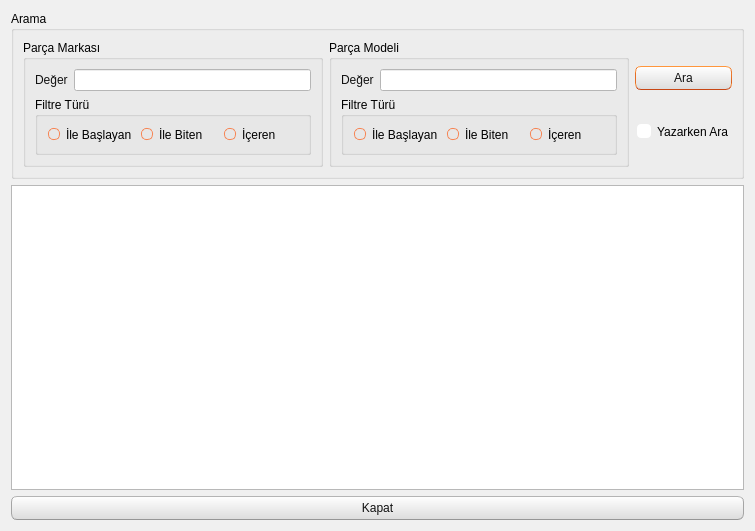
<?xml version="1.0" encoding="UTF-8"?>
<ui version="4.0">
 <class>TKNKlavyeListe</class>
 <widget class="QDialog" name="TKNKlavyeListe">
  <property name="geometry">
   <rect>
    <x>0</x>
    <y>0</y>
    <width>755</width>
    <height>531</height>
   </rect>
  </property>
  <property name="windowTitle">
   <string>Dialog</string>
  </property>
  <property name="styleSheet">
   <string notr="true">/*
Ubuntu Style Sheet for QT Applications
Author: Jaime A. Quiroga P.
Company: GTRONICK
Last updated: 09/10/2019 (dd/mm/yyyy), 12:31.
Available at: https://github.com/GTRONICK/QSS/blob/master/Ubuntu.qss
*/
QMainWindow {
	background-color:#f0f0f0;
}
QCheckBox {
	padding:2px;
}
QCheckBox:hover {
	border:1px solid rgb(255,150,60);
	border-radius:4px;
	padding: 1px;
	background-color:qlineargradient(spread:pad, x1:0.5, y1:1, x2:0.5, y2:0, stop:0 rgba(190, 90, 50, 50), stop:1 rgba(250, 130, 40, 50));
}
QCheckBox::indicator:checked {
	border:1px solid rgb(246, 134, 86);
	border-radius:4px;
  	background-color:rgb(246, 134, 86)
}
QCheckBox::indicator:unchecked {
	border-width:1px solid rgb(246, 134, 86);
	border-radius:4px;
  	background-color:rgb(255,255,255);
}
QColorDialog {
	background-color:#f0f0f0;
}
QComboBox {
	color:rgb(81,72,65);
	background: #ffffff;
}
QComboBox:editable {
	selection-color:rgb(81,72,65);
	selection-background-color: #ffffff;
}
QComboBox QAbstractItemView {
	selection-color: #ffffff;
	selection-background-color: rgb(246, 134, 86);
}
QComboBox:!editable:on, QComboBox::drop-down:editable:on {
	color:  #1e1d23;	
}
QDateTimeEdit, QDateEdit, QDoubleSpinBox, QFontComboBox {
	color:rgb(81,72,65);
	background-color: #ffffff;
}

QDialog {
	background-color:#f0f0f0;
}

QLabel,QLineEdit {
	color:rgb(17,17,17);
}
QLineEdit {
	background-color:rgb(255,255,255);
	selection-background-color:rgb(236,116,64);
}
QMenuBar {
	color:rgb(223,219,210);
	background-color:rgb(65,64,59);
}
QMenuBar::item {
	padding-top:4px;
	padding-left:4px;
	padding-right:4px;
	color:rgb(223,219,210);
	background-color:rgb(65,64,59);
}
QMenuBar::item:selected {
	color:rgb(255,255,255);
	padding-top:2px;
	padding-left:2px;
	padding-right:2px;
	border-top-width:2px;
	border-left-width:2px;
	border-right-width:2px;
	border-top-right-radius:4px;
	border-top-left-radius:4px;
	border-style:solid;
	background-color:rgb(65,64,59);
	border-top-color: rgb(47,47,44);
	border-right-color: qlineargradient(spread:pad, x1:0, y1:1, x2:1, y2:0, stop:0 rgba(90, 87, 78, 255), stop:1 rgba(47,47,44, 255));
	border-left-color:  qlineargradient(spread:pad, x1:1, y1:0, x2:0, y2:0, stop:0 rgba(90, 87, 78, 255), stop:1 rgba(47,47,44, 255));
}
QMenu {
	color:rgb(223,219,210);
	background-color:rgb(65,64,59);
}
QMenu::item {
	color:rgb(223,219,210);
	padding:4px 10px 4px 20px;
}
QMenu::item:selected {
	color:rgb(255,255,255);
	background-color: qlineargradient(spread:pad, x1:0.5, y1:1, x2:0.5, y2:0, stop:0 rgba(225, 108, 54, 255), stop:1 rgba(246, 134, 86, 255));
	border-style:solid;
	border-width:3px;
	padding:4px 7px 4px 17px;
	border-bottom-color:qlineargradient(spread:pad, x1:0.5, y1:1, x2:0.5, y2:0, stop:0 rgba(175,85,48,255), stop:1 rgba(236,114,67, 255));
	border-top-color:qlineargradient(spread:pad, x1:0.5, y1:1, x2:0.5, y2:0, stop:0 rgba(253,156,113,255), stop:1 rgba(205,90,46, 255));
	border-right-color:qlineargradient(spread:pad, x1:0, y1:0.5, x2:1, y2:0.5, stop:0 rgba(253,156,113,255), stop:1 rgba(205,90,46, 255));
	border-left-color:qlineargradient(spread:pad, x1:1, y1:0.5, x2:0, y2:0.5, stop:0 rgba(253,156,113,255), stop:1 rgba(205,90,46, 255));
}
QPlainTextEdit {
	border-width: 1px solid transparent;
	color:rgb(17,17,17);
	selection-background-color:rgb(236,116,64);
}
QProgressBar {
	text-align: center;
	color: rgb(0, 0, 0);
	border: 1px inset rgb(150,150,150); 
	border-radius: 10px;
	background-color:rgb(221,221,219);
}
QProgressBar::chunk:horizontal {
	background-color: qlineargradient(spread:pad, x1:0.5, y1:1, x2:0.5, y2:0, stop:0 rgba(225, 108, 54, 255), stop:1 rgba(246, 134, 86, 255));
	border:1px solid;
	border-radius:8px;
	border-bottom-color:qlineargradient(spread:pad, x1:0.5, y1:1, x2:0.5, y2:0, stop:0 rgba(175,85,48,255), stop:1 rgba(236,114,67, 255));
	border-top-color:qlineargradient(spread:pad, x1:0.5, y1:1, x2:0.5, y2:0, stop:0 rgba(253,156,113,255), stop:1 rgba(205,90,46, 255));
	border-right-color:qlineargradient(spread:pad, x1:0, y1:0.5, x2:1, y2:0.5, stop:0 rgba(253,156,113,255), stop:1 rgba(205,90,46, 255));
	border-left-color:qlineargradient(spread:pad, x1:1, y1:0.5, x2:0, y2:0.5, stop:0 rgba(253,156,113,255), stop:1 rgba(205,90,46, 255));
}
QPushButton{
	color:rgb(17,17,17);
	border-width: 1px;
	border-radius: 6px;
	border-bottom-color: rgb(150,150,150);
	border-right-color: rgb(165,165,165);
	border-left-color: rgb(165,165,165);
	border-top-color: rgb(180,180,180);
	border-style: solid;
	padding: 4px;
	background-color: qlineargradient(spread:pad, x1:0.5, y1:1, x2:0.5, y2:0, stop:0 rgba(220, 220, 220, 255), stop:1 rgba(255, 255, 255, 255));
}
QPushButton:hover{
	color:rgb(17,17,17);
	border-width: 1px;
	border-radius:6px;
	border-top-color: rgb(255,150,60);
	border-right-color: qlineargradient(spread:pad, x1:0, y1:1, x2:1, y2:0, stop:0 rgba(200, 70, 20, 255), stop:1 rgba(255,150,60, 255));
	border-left-color:  qlineargradient(spread:pad, x1:1, y1:0, x2:0, y2:0, stop:0 rgba(200, 70, 20, 255), stop:1 rgba(255,150,60, 255));
	border-bottom-color: rgb(200,70,20);
	border-style: solid;
	padding: 2px;
	background-color: qlineargradient(spread:pad, x1:0.5, y1:1, x2:0.5, y2:0, stop:0 rgba(220, 220, 220, 255), stop:1 rgba(255, 255, 255, 255));
}
QPushButton:default{
	color:rgb(17,17,17);
	border-width: 1px;
	border-radius:6px;
	border-top-color: rgb(255,150,60);
	border-right-color: qlineargradient(spread:pad, x1:0, y1:1, x2:1, y2:0, stop:0 rgba(200, 70, 20, 255), stop:1 rgba(255,150,60, 255));
	border-left-color:  qlineargradient(spread:pad, x1:1, y1:0, x2:0, y2:0, stop:0 rgba(200, 70, 20, 255), stop:1 rgba(255,150,60, 255));
	border-bottom-color: rgb(200,70,20);
	border-style: solid;
	padding: 2px;
	background-color: qlineargradient(spread:pad, x1:0.5, y1:1, x2:0.5, y2:0, stop:0 rgba(220, 220, 220, 255), stop:1 rgba(255, 255, 255, 255));
}
QPushButton:pressed{
	color:rgb(17,17,17);
	border-width: 1px;
	border-radius: 6px;
	border-width: 1px;
	border-top-color: rgba(255,150,60,200);
	border-right-color: qlineargradient(spread:pad, x1:0, y1:1, x2:1, y2:0, stop:0 rgba(200, 70, 20, 255), stop:1 rgba(255,150,60, 200));
	border-left-color:  qlineargradient(spread:pad, x1:1, y1:0, x2:0, y2:0, stop:0 rgba(200, 70, 20, 255), stop:1 rgba(255,150,60, 200));
	border-bottom-color: rgba(200,70,20,200);
	border-style: solid;
	padding: 2px;
	background-color: qlineargradient(spread:pad, x1:0.5, y1:0, x2:0.5, y2:1, stop:0 rgba(220, 220, 220, 255), stop:1 rgba(255, 255, 255, 255));
}
QPushButton:disabled{
	color:rgb(174,167,159);
	border-width: 1px;
	border-radius: 6px;
	background-color: qlineargradient(spread:pad, x1:0.5, y1:1, x2:0.5, y2:0, stop:0 rgba(200, 200, 200, 255), stop:1 rgba(230, 230, 230, 255));
}
QRadioButton {
	padding: 1px;
}
QRadioButton::indicator:checked {
	height: 10px;
	width: 10px;
	border-style:solid;
	border-radius:5px;
	border-width: 1px;
	border-color: rgba(246, 134, 86, 255);
	color: #a9b7c6;
	background-color:rgba(246, 134, 86, 255);
}
QRadioButton::indicator:!checked {
	height: 10px;
	width: 10px;
	border-style:solid;
	border-radius:5px;
	border-width: 1px;
	border-color: rgb(246, 134, 86);
	color: #a9b7c6;
	background-color: transparent;
}
QScrollArea {
	color: white;
	background-color:#f0f0f0;
}
QSlider::groove {
	border-style: solid;
	border-width: 1px;
	border-color: rgb(207,207,207);
}
QSlider::groove:horizontal {
	height: 5px;
	background: rgb(246, 134, 86);
}
QSlider::groove:vertical {
	width: 5px;
	background: rgb(246, 134, 86);
}
QSlider::handle:horizontal {
	background: rgb(253,253,253);
	border-style: solid;
	border-width: 1px;
	border-color: rgb(207,207,207);
	width: 12px;
	margin: -5px 0;
	border-radius: 7px;
}
QSlider::handle:vertical {
	background: rgb(253,253,253);
	border-style: solid;
	border-width: 1px;
	border-color: rgb(207,207,207);
	height: 12px;
	margin: 0 -5px;
	border-radius: 7px;
}
QSlider::add-page:horizontal, QSlider::add-page:vertical {
 	background: white;
}
QSlider::sub-page:horizontal, QSlider::sub-page:vertical {
	background: rgb(246, 134, 86);
}
QStatusBar, QSpinBox {
	color:rgb(81,72,65);
}
QSpinBox {
	background-color: #ffffff;
}
QScrollBar:horizontal {
	max-height: 20px;
	border: 1px transparent;
	margin: 0px 20px 0px 20px;
}
QScrollBar::handle:horizontal {
	background: rgb(253,253,253);
	border: 1px solid rgb(207,207,207);
	border-radius: 7px;
	min-width: 25px;
}
QScrollBar::handle:horizontal:hover {
	background: rgb(253,253,253);
	border: 1px solid rgb(255,150,60);
	border-radius: 7px;
	min-width: 25px;
}
QScrollBar::add-line:horizontal {
  	border: 1px solid rgb(207,207,207);
  	border-top-right-radius: 7px;
  	border-top-left-radius: 7px;
  	border-bottom-right-radius: 7px;
  	background: rgb(255, 255, 255);
  	width: 20px;
  	subcontrol-position: right;
  	subcontrol-origin: margin;
}
QScrollBar::add-line:horizontal:hover {
  	border: 1px solid rgb(255,150,60);
  	border-top-right-radius: 7px;
  	border-top-left-radius: 7px;
  	border-bottom-right-radius: 7px;
  	background: rgb(255, 255, 255);
  	width: 20px;
  	subcontrol-position: right;
  	subcontrol-origin: margin;
}
QScrollBar::add-line:horizontal:pressed {
  	border: 1px solid grey;
  	border-top-left-radius: 7px;
  	border-top-right-radius: 7px;
  	border-bottom-right-radius: 7px;
  	background: rgb(231,231,231);
  	width: 20px;
  	subcontrol-position: right;
  	subcontrol-origin: margin;
}
QScrollBar::sub-line:horizontal {
  	border: 1px solid rgb(207,207,207);
  	border-top-right-radius: 7px;
  	border-top-left-radius: 7px;
  	border-bottom-left-radius: 7px;
  	background: rgb(255, 255, 255);
  	width: 20px;
  	subcontrol-position: left;
  	subcontrol-origin: margin;
}
QScrollBar::sub-line:horizontal:hover {
  	border: 1px solid rgb(255,150,60);
  	border-top-right-radius: 7px;
  	border-top-left-radius: 7px;
  	border-bottom-left-radius: 7px;
  	background: rgb(255, 255, 255);
  	width: 20px;
  	subcontrol-position: left;
  	subcontrol-origin: margin;
}
QScrollBar::sub-line:horizontal:pressed {
  	border: 1px solid grey;
  	border-top-right-radius: 7px;
  	border-top-left-radius: 7px;
  	border-bottom-left-radius: 7px;
  	background: rgb(231,231,231);
  	width: 20px;
  	subcontrol-position: left;
  	subcontrol-origin: margin;
}
QScrollBar::left-arrow:horizontal {
  	border: 1px transparent grey;
  	border-top-left-radius: 3px;
  	border-bottom-left-radius: 3px;
  	width: 6px;
  	height: 6px;
  	background: rgb(230,230,230);
}
QScrollBar::right-arrow:horizontal {
	border: 1px transparent grey;
	border-top-right-radius: 3px;
	border-bottom-right-radius: 3px;
  	width: 6px;
  	height: 6px;
 	background: rgb(230,230,230);
}
QScrollBar::add-page:horizontal, QScrollBar::sub-page:horizontal {
 	background: none;
} 
QScrollBar:vertical {
	max-width: 20px;
	border: 1px transparent grey;
	margin: 20px 0px 20px 0px;
}
QScrollBar::add-line:vertical {
	border: 1px solid;
	border-color: rgb(207,207,207);
	border-bottom-right-radius: 7px;
	border-bottom-left-radius: 7px;
	border-top-left-radius: 7px;
	background: rgb(255, 255, 255);
  	height: 20px;
  	subcontrol-position: bottom;
  	subcontrol-origin: margin;
}
QScrollBar::add-line:vertical:hover {
  	border: 1px solid;
  	border-color: rgb(255,150,60);
  	border-bottom-right-radius: 7px;
  	border-bottom-left-radius: 7px;
  	border-top-left-radius: 7px;
  	background: rgb(255, 255, 255);
  	height: 20px;
  	subcontrol-position: bottom;
  	subcontrol-origin: margin;
}
QScrollBar::add-line:vertical:pressed {
  	border: 1px solid grey;
  	border-bottom-left-radius: 7px;
  	border-bottom-right-radius: 7px;
  	border-top-left-radius: 7px;
  	background: rgb(231,231,231);
  	height: 20px;
  	subcontrol-position: bottom;
  	subcontrol-origin: margin;
}
QScrollBar::sub-line:vertical {
  	border: 1px solid rgb(207,207,207);
  	border-top-right-radius: 7px;
  	border-top-left-radius: 7px;
  	border-bottom-left-radius: 7px;
  	background: rgb(255, 255, 255);
  	height: 20px;
  	subcontrol-position: top;
  	subcontrol-origin: margin;
}
QScrollBar::sub-line:vertical:hover {
  	border: 1px solid rgb(255,150,60);
  	border-top-right-radius: 7px;
  	border-top-left-radius: 7px;
  	border-bottom-left-radius: 7px;
	background: rgb(255, 255, 255);
  	height: 20px;
  	subcontrol-position: top;
  	subcontrol-origin: margin;
}
QScrollBar::sub-line:vertical:pressed {
  	border: 1px solid grey;
  	border-top-left-radius: 7px;
  	border-top-right-radius: 7px;
  	background: rgb(231,231,231);
 	height: 20px;
  	subcontrol-position: top;
  	subcontrol-origin: margin;
}
QScrollBar::handle:vertical {
	background: rgb(253,253,253);
	border: 1px solid rgb(207,207,207);
	border-radius: 7px;
	min-height: 25px;
}
QScrollBar::handle:vertical:hover {
	background: rgb(253,253,253);
	border: 1px solid rgb(255,150,60);
	border-radius: 7px;
	min-height: 25px;
}
QScrollBar::up-arrow:vertical {
	border: 1px transparent grey;
  	border-top-left-radius: 3px;
	border-top-right-radius: 3px;
  	width: 6px;
  	height: 6px;
  	background: rgb(230,230,230);
}
QScrollBar::down-arrow:vertical {
  	border: 1px transparent grey;
  	border-bottom-left-radius: 3px;
  	border-bottom-right-radius: 3px;
  	width: 6px;
  	height: 6px;
  	background: rgb(230,230,230);
}
QScrollBar::add-page:vertical, QScrollBar::sub-page:vertical {
  	background: none;
}
QTabWidget {
	color:rgb(0,0,0);
	background-color:rgb(247,246,246);
}
QTabWidget::pane {
	border-color: rgb(180,180,180);
	background-color:rgb(247,246,246);
	border-style: solid;
	border-width: 1px;
  	border-radius: 6px;
}
QTabBar::tab {
	padding-left:4px;
	padding-right:4px;
	padding-bottom:2px;
	padding-top:2px;
	color:rgb(81,72,65);
  	background-color: qlineargradient(spread:pad, x1:0.5, y1:1, x2:0.5, y2:0, stop:0 rgba(221,218,217,255), stop:1 rgba(240,239,238,255));
	border-style: solid;
	border-width: 1px;
  	border-top-right-radius:4px;
	border-top-left-radius:4px;
	border-top-color: rgb(180,180,180);
	border-left-color: rgb(180,180,180);
	border-right-color: rgb(180,180,180);
	border-bottom-color: transparent;
}
QTabBar::tab:selected, QTabBar::tab:last:selected, QTabBar::tab:hover {
  	background-color:rgb(247,246,246);
  	margin-left: 0px;
  	margin-right: 1px;
}
QTabBar::tab:!selected {
	margin-top: 1px;
	margin-right: 1px;
}
QTextEdit {
	border-width: 1px;
	border-style: solid;
	border-color:transparent;
	color:rgb(17,17,17);
	selection-background-color:rgb(236,116,64);
}
QTimeEdit, QToolBox, QToolBox::tab, QToolBox::tab:selected {
	color:rgb(81,72,65);
	background-color: #ffffff;
}</string>
  </property>
  <layout class="QVBoxLayout" name="verticalLayout_4">
   <item>
    <widget class="QGroupBox" name="groupBox">
     <property name="title">
      <string>Arama</string>
     </property>
     <layout class="QHBoxLayout" name="horizontalLayout_7">
      <item>
       <widget class="QGroupBox" name="groupBox_2">
        <property name="title">
         <string>Parça Markası</string>
        </property>
        <layout class="QVBoxLayout" name="verticalLayout">
         <item>
          <layout class="QHBoxLayout" name="horizontalLayout_3">
           <item>
            <widget class="QLabel" name="label">
             <property name="text">
              <string>Değer</string>
             </property>
             <property name="buddy">
              <cstring>leParcaMarkaDegeri</cstring>
             </property>
            </widget>
           </item>
           <item>
            <widget class="QLineEdit" name="leParcaMarkaDegeri"/>
           </item>
          </layout>
         </item>
         <item>
          <widget class="QGroupBox" name="groupBox_3">
           <property name="title">
            <string>Filtre Türü</string>
           </property>
           <layout class="QHBoxLayout" name="horizontalLayout_2">
            <item>
             <layout class="QHBoxLayout" name="horizontalLayout">
              <item>
               <widget class="QRadioButton" name="rbParcaMarkaIleBaslayan">
                <property name="text">
                 <string>İle Başlayan</string>
                </property>
               </widget>
              </item>
              <item>
               <widget class="QRadioButton" name="rbParcaMarkaIleBiten">
                <property name="text">
                 <string>İle Biten</string>
                </property>
               </widget>
              </item>
              <item>
               <widget class="QRadioButton" name="rbParcaMarkaIceren">
                <property name="text">
                 <string>İçeren</string>
                </property>
               </widget>
              </item>
             </layout>
            </item>
           </layout>
          </widget>
         </item>
        </layout>
       </widget>
      </item>
      <item>
       <widget class="QGroupBox" name="groupBox_4">
        <property name="title">
         <string>Parça Modeli</string>
        </property>
        <layout class="QVBoxLayout" name="verticalLayout_2">
         <item>
          <layout class="QHBoxLayout" name="horizontalLayout_4">
           <item>
            <widget class="QLabel" name="label_2">
             <property name="text">
              <string>Değer</string>
             </property>
             <property name="buddy">
              <cstring>leParcaMarkaDegeri</cstring>
             </property>
            </widget>
           </item>
           <item>
            <widget class="QLineEdit" name="leParcaModelDegeri"/>
           </item>
          </layout>
         </item>
         <item>
          <widget class="QGroupBox" name="groupBox_5">
           <property name="title">
            <string>Filtre Türü</string>
           </property>
           <layout class="QHBoxLayout" name="horizontalLayout_5">
            <item>
             <layout class="QHBoxLayout" name="horizontalLayout_6">
              <item>
               <widget class="QRadioButton" name="rbParcaModelIleBaslayan">
                <property name="text">
                 <string>İle Başlayan</string>
                </property>
               </widget>
              </item>
              <item>
               <widget class="QRadioButton" name="rbParcaModelIleBiten">
                <property name="text">
                 <string>İle Biten</string>
                </property>
               </widget>
              </item>
              <item>
               <widget class="QRadioButton" name="rbParcaModelIceren">
                <property name="text">
                 <string>İçeren</string>
                </property>
               </widget>
              </item>
             </layout>
            </item>
           </layout>
          </widget>
         </item>
        </layout>
       </widget>
      </item>
      <item>
       <layout class="QVBoxLayout" name="verticalLayout_3">
        <item>
         <widget class="QPushButton" name="pushButton">
          <property name="text">
           <string>Ara</string>
          </property>
          <property name="icon">
           <iconset resource="../../kaynaklar.qrc">
            <normaloff>:/resimler/Search-1.png</normaloff>:/resimler/Search-1.png</iconset>
          </property>
         </widget>
        </item>
        <item>
         <widget class="QCheckBox" name="cbYazarkenAra">
          <property name="text">
           <string>Yazarken Ara</string>
          </property>
         </widget>
        </item>
       </layout>
      </item>
     </layout>
    </widget>
   </item>
   <item>
    <widget class="QTableWidget" name="tableWidget"/>
   </item>
   <item>
    <widget class="QPushButton" name="pushButton_2">
     <property name="text">
      <string>Kapat</string>
     </property>
     <property name="icon">
      <iconset resource="../../kaynaklar.qrc">
       <normaloff>:/resimler/dialog-close.png</normaloff>:/resimler/dialog-close.png</iconset>
     </property>
    </widget>
   </item>
  </layout>
 </widget>
 <resources>
  <include location="../../kaynaklar.qrc"/>
 </resources>
 <connections>
  <connection>
   <sender>cbYazarkenAra</sender>
   <signal>clicked(bool)</signal>
   <receiver>pushButton</receiver>
   <slot>setDisabled(bool)</slot>
   <hints>
    <hint type="sourcelabel">
     <x>704</x>
     <y>127</y>
    </hint>
    <hint type="destinationlabel">
     <x>685</x>
     <y>88</y>
    </hint>
   </hints>
  </connection>
  <connection>
   <sender>leParcaModelDegeri</sender>
   <signal>textChanged(QString)</signal>
   <receiver>TKNKlavyeListe</receiver>
   <slot>Ara()</slot>
   <hints>
    <hint type="sourcelabel">
     <x>566</x>
     <y>79</y>
    </hint>
    <hint type="destinationlabel">
     <x>624</x>
     <y>185</y>
    </hint>
   </hints>
  </connection>
  <connection>
   <sender>leParcaMarkaDegeri</sender>
   <signal>textChanged(QString)</signal>
   <receiver>TKNKlavyeListe</receiver>
   <slot>Ara()</slot>
   <hints>
    <hint type="sourcelabel">
     <x>286</x>
     <y>80</y>
    </hint>
    <hint type="destinationlabel">
     <x>328</x>
     <y>189</y>
    </hint>
   </hints>
  </connection>
  <connection>
   <sender>rbParcaMarkaIceren</sender>
   <signal>clicked()</signal>
   <receiver>TKNKlavyeListe</receiver>
   <slot>Ara()</slot>
   <hints>
    <hint type="sourcelabel">
     <x>252</x>
     <y>140</y>
    </hint>
    <hint type="destinationlabel">
     <x>275</x>
     <y>185</y>
    </hint>
   </hints>
  </connection>
  <connection>
   <sender>rbParcaMarkaIleBiten</sender>
   <signal>clicked()</signal>
   <receiver>TKNKlavyeListe</receiver>
   <slot>Ara()</slot>
   <hints>
    <hint type="sourcelabel">
     <x>168</x>
     <y>137</y>
    </hint>
    <hint type="destinationlabel">
     <x>217</x>
     <y>184</y>
    </hint>
   </hints>
  </connection>
  <connection>
   <sender>rbParcaMarkaIleBaslayan</sender>
   <signal>clicked()</signal>
   <receiver>TKNKlavyeListe</receiver>
   <slot>Ara()</slot>
   <hints>
    <hint type="sourcelabel">
     <x>95</x>
     <y>131</y>
    </hint>
    <hint type="destinationlabel">
     <x>124</x>
     <y>186</y>
    </hint>
   </hints>
  </connection>
  <connection>
   <sender>rbParcaModelIceren</sender>
   <signal>clicked()</signal>
   <receiver>TKNKlavyeListe</receiver>
   <slot>Ara()</slot>
   <hints>
    <hint type="sourcelabel">
     <x>536</x>
     <y>135</y>
    </hint>
    <hint type="destinationlabel">
     <x>555</x>
     <y>188</y>
    </hint>
   </hints>
  </connection>
  <connection>
   <sender>rbParcaModelIleBiten</sender>
   <signal>clicked()</signal>
   <receiver>TKNKlavyeListe</receiver>
   <slot>Ara()</slot>
   <hints>
    <hint type="sourcelabel">
     <x>471</x>
     <y>139</y>
    </hint>
    <hint type="destinationlabel">
     <x>492</x>
     <y>187</y>
    </hint>
   </hints>
  </connection>
  <connection>
   <sender>rbParcaModelIleBaslayan</sender>
   <signal>clicked()</signal>
   <receiver>TKNKlavyeListe</receiver>
   <slot>Ara()</slot>
   <hints>
    <hint type="sourcelabel">
     <x>387</x>
     <y>133</y>
    </hint>
    <hint type="destinationlabel">
     <x>415</x>
     <y>189</y>
    </hint>
   </hints>
  </connection>
  <connection>
   <sender>pushButton_2</sender>
   <signal>clicked()</signal>
   <receiver>TKNKlavyeListe</receiver>
   <slot>accept()</slot>
   <hints>
    <hint type="sourcelabel">
     <x>635</x>
     <y>499</y>
    </hint>
    <hint type="destinationlabel">
     <x>746</x>
     <y>365</y>
    </hint>
   </hints>
  </connection>
  <connection>
   <sender>pushButton</sender>
   <signal>clicked()</signal>
   <receiver>TKNKlavyeListe</receiver>
   <slot>Ara()</slot>
   <hints>
    <hint type="sourcelabel">
     <x>716</x>
     <y>79</y>
    </hint>
    <hint type="destinationlabel">
     <x>749</x>
     <y>108</y>
    </hint>
   </hints>
  </connection>
 </connections>
 <slots>
  <slot>Ara()</slot>
 </slots>
</ui>
